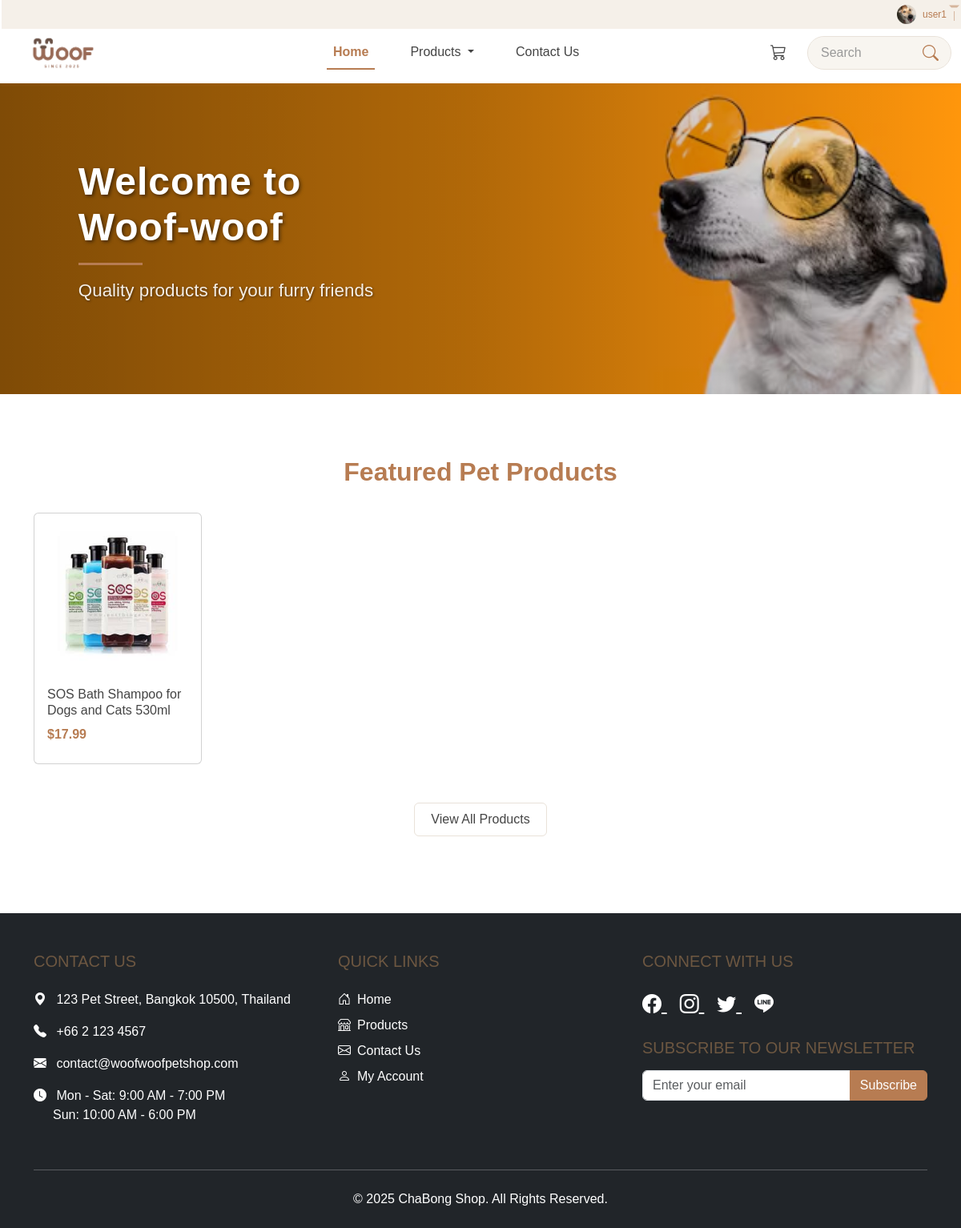
The page / (signed in) on the database its author committed.
### tables this page shows
CREATE TABLE `users` (
  `id` int(11) NOT NULL,
  `username` varchar(50) NOT NULL,
  `email` varchar(100) NOT NULL,
  `password` varchar(255) NOT NULL,
  `created_at` timestamp NOT NULL DEFAULT current_timestamp(),
  `full_name` varchar(100) DEFAULT NULL,
  `phone` varchar(20) DEFAULT NULL,
  `address` varchar(255) DEFAULT NULL,
  `city` varchar(100) DEFAULT NULL,
  `postal_code` varchar(20) DEFAULT NULL,
  `updated_at` timestamp NOT NULL DEFAULT current_timestamp() ON UPDATE current_timestamp(),
  `state` varchar(50) DEFAULT NULL,
  `last_activity` timestamp NULL DEFAULT NULL,
  `last_login` timestamp NULL DEFAULT NULL,
  `avatar` varchar(255) DEFAULT NULL,
  `google_id` varchar(255) DEFAULT NULL,
  `remember_token` varchar(255) DEFAULT NULL,
  `token_expires` datetime DEFAULT NULL
);

CREATE TABLE `products` (
  `id` int(11) UNSIGNED NOT NULL,
  `name` varchar(100) NOT NULL,
  `description` text DEFAULT NULL,
  `price` decimal(10,2) NOT NULL,
  `category` varchar(30) NOT NULL,
  `image_url` varchar(255) DEFAULT NULL,
  `stock` int(11) NOT NULL DEFAULT 0,
  `featured` tinyint(1) NOT NULL DEFAULT 0,
  `category_id` int(30) UNSIGNED NOT NULL
);

### controllers/HomeController.php (called while the page is built, shortened)
<?php
require_once 'models/Product.php';
class HomeController {
    private $productModel;
    public function __construct() {
        $this->productModel = new Product();
    }
    public function index() {
        $featuredProducts = $this->productModel->getFeaturedProducts(10);
        $controller = 'home';
        $pageTitle = 'Home';
        include VIEWS_PATH . 'layouts/header.php';
        include VIEWS_PATH . 'home/index.php';
        include VIEWS_PATH . 'layouts/footer.php';
    }
}

### includes/SessionManager.php (called while the page is built, shortened)
<?php
class SessionManager {
    public static function isUserLoggedIn() {
        return isset($_SESSION['user_id']) &&
               (!isset($_SESSION['user_type']) || $_SESSION['user_type'] === 'user');
    }
}

### config/database.php (called while the page is built, shortened)
<?php
class Database {
    private $host = 'localhost';
    private $username = 'root';
    private $password = '';
    private $dbname = 'chabong_shop';
    private $conn;
    public function __construct() {
        try {
            $this->conn = new mysqli($this->host, $this->username, $this->password, $this->dbname);
            $this->conn->set_charset("utf8mb4");
        } catch (Exception $e) {
            echo 'Database Connection Error: ' . $e->getMessage();
            exit;
        }
    }
    public function getConnection() {
        return $this->conn;
    }
}

### models/User.php (called while the page is built, shortened)
<?php
class User
{
    private $db;
    private $table = 'users';
    public function __construct()
    {
        $database = new Database();
        $this->db = $database->getConnection();
    }
    public function getUserAvatar($userId)
    {
        $userId = (int)$userId;
        $sql = "SELECT avatar FROM {$this->table} WHERE id = {$userId}";
        $result = $this->db->query($sql);
        if ($result && $result->num_rows > 0) {
            $user = $result->fetch_assoc();
            if (!empty($user['avatar'])) {
                return $user['avatar'];
            }
        }
        return 'public/images/avatars/default.png';
    }
}

### models/Product.php (called while the page is built, shortened)
<?php
class Product {
    private $db;
    private $table = 'products';
    public function __construct() {
        $database = new Database();
        $this->db = $database->getConnection();
    }
    public function getFeaturedProducts($limit = 10) {
        $sql = "SELECT * FROM {$this->table} WHERE featured = 1 ORDER BY id DESC";
        if ($limit !== null) {
            $sql .= " LIMIT {$limit}";
        }
        return $this->db->query($sql);
    }
}

### views/home/index.php (the view, shortened to what this page needs)
<div class="banner-container">
    <img src="<?php echo SITE_URL; ?>public/images/front-view-beautiful-dog-with-copy-space_23-2148786562.avif"
         class="img-fluid w-100 banner-image"
         alt="Pet Shop Banner">
    <div class="banner-overlay">
        <div class="container">
            <div class="banner-content">
                <h1>Welcome to <br>Woof-woof</h1>
                <p>Quality products for your furry friends</p>
            </div>
        </div>
    </div>
</div>
<section class="py-5">
    <div class="container">
        <h2 class="text-center mb-4">Featured Pet Products</h2>
        <div class="product-container d-flex flex-wrap">
            <?php if ($featuredProducts && $featuredProducts->num_rows > 0): ?>
                <?php while($product = $featuredProducts->fetch_assoc()): ?>
                    <div class="product-col">
                        <a href="<?php echo SITE_URL; ?>products/detail/<?php echo $product['id']; ?>" class="text-decoration-none">
                            <div class="card product-card h-100 clickable-card">
                                <img src="<?php echo SITE_URL . htmlspecialchars($product['image_url']); ?>" class="card-img-top" alt="<?php echo htmlspecialchars($product['name']); ?>">
                                <div class="card-body">
                                    <h5 class="card-title"><?php echo htmlspecialchars($product['name']); ?></h5>
                                    <p class="card-text">$<?php echo number_format($product['price'], 2); ?></p>
                                </div>
                            </div>
                        </a>
                    </div>
                <?php endwhile; ?>
                <?php
                $count = $featuredProducts->num_rows % 5;
                if ($count > 0) {
                    $needed = 5 - $count;
                    for ($i = 0; $i < $needed; $i++) {
                        echo '<div class="product-col"></div>';
                    }
                }
                ?>
            <?php else: ?>
                <div class="col-12 text-center"><p>No products found</p></div>
            <?php endif; ?>
        </div>
        <div class="text-center mt-4 mb-5">
            <a href="<?php echo SITE_URL; ?>products" class="btn view-all-btn">View All Products</a>
        </div>
    </div>
</section>

### views/layouts/header.php (shortened to what this page needs)
<?php
require_once __DIR__ . '/../../includes/SessionManager.php';
?>
<!DOCTYPE html>
<html lang="en">
<head>
    <link href="https://cdn.jsdelivr.net/npm/bootstrap@5.3.3/dist/css/bootstrap.min.css" rel="stylesheet">
    <link rel="stylesheet" href="https://cdn.jsdelivr.net/npm/bootstrap-icons@1.11.3/font/bootstrap-icons.min.css">
    <link rel="stylesheet" href="<?php echo SITE_URL; ?>public/css/style.css">
</head>
<body>
    <header>
        <div class="utility-bar">
            <div class="container-fluid d-flex justify-content-end">
                <?php if(SessionManager::isUserLoggedIn()): ?>
                    <div class="dropdown">
                        <?php
                        require_once __DIR__ . '/../../models/User.php';
                        $db = new Database();
                        $userAvatarModel = new User($db->getConnection());
                        $avatarPath = $userAvatarModel->getUserAvatar($_SESSION['user_id']);
                        if (strpos($avatarPath, 'http') === 0) {
                            $avatarUrl = $avatarPath;
                        } else {
                            $avatarUrl = SITE_URL . str_replace('\\', '/', $avatarPath);
                        }
                        ?>
                        <button class="utility-btn dropdown-toggle d-flex align-items-center" type="button" id="userDropdown" data-bs-toggle="dropdown" aria-expanded="false">
                            <img src="<?php echo $avatarUrl; ?>" alt="Profile" class="rounded-circle me-2" style="width: 24px; height: 24px; object-fit: cover;">
                            <?php echo htmlspecialchars($_SESSION['username']); ?>
                        </button>
                    </div>
                <?php else: ?>
                    <a href="<?php echo SITE_URL; ?>user/login" class="utility-btn me-2">Sign In</a>
                    <a href="<?php echo SITE_URL; ?>user/signup" class="utility-btn">Sign Up</a>
                <?php endif; ?>
            </div>
        </div>
        <nav class="navbar navbar-expand-lg fixed-top">
            <div class="container-fluid">
                <a class="navbar-brand" href="<?php echo SITE_URL; ?>">
                    <img src="<?php echo SITE_URL; ?>public/images/logo.png" alt="<?php echo SITE_NAME; ?> Logo">
                </a>
                <div class="offcanvas offcanvas-end" tabindex="-1" id="offcanvasNavbar" aria-labelledby="offcanvasNavbarLabel">
                    <div class="offcanvas-body">
                        <ul class="navbar-nav justify-content-center flex-grow-1 align-items-center nav-underline">
                            <li class="nav-item">
                                <a class="nav-link <?php echo $controller === 'home' ? 'active' : ''; ?>" href="<?php echo SITE_URL; ?>">Home</a>
                            </li>
                            <li class="nav-item dropdown">
                                <a class="nav-link dropdown-toggle <?php echo $controller === 'products' ? 'active' : ''; ?>" href="#" role="button" data-bs-toggle="dropdown" aria-expanded="false">
                                Products
                                </a>
                            </li>
                            <li class="nav-item">
                                <a class="nav-link <?php echo ($pageTitle == 'Contact Us') ? 'active' : ''; ?>" href="<?php echo SITE_URL; ?>contact">
                                    Contact Us
                                </a>
                            </li>
                        </ul>
                    </div>
                </div>
                <?php if(SessionManager::isUserLoggedIn()): ?>
                <div class="nav-item d-none d-lg-block">
                    <a class="nav-link position-relative" href="<?php echo SITE_URL; ?>cart">
                        <i class="bi bi-cart3 fs-5"></i>
                    </a>
                </div>
                <?php endif; ?>
                <form id="live-search" class="d-none d-lg-flex position-relative" role="search" action="<?php echo SITE_URL; ?>products/search" method="get">
                    <input id="search-input" class="form-control search-input" type="search" name="search" placeholder="Search" aria-label="Search" value="<?php echo isset($search) ? htmlspecialchars($search) : ''; ?>">
                    <button type="submit" class="btn" style="position: absolute; right: 0; border: none; top: 0; height: 100%; background: none;">
                        <i class="bi bi-search search-icon"></i>
                    </button>
                </form>
            </div>
        </nav>
    </header>
    <main>

### public/css/style.css (style rules this page uses)
* { box-sizing: border-box; margin: 0; padding: 0; font-family: Arial, sans-serif; }
body { display: flex; flex-direction: column; min-height: 100vh; color: #333333; }
img { max-width: 100%; height: auto; }
header { background-color: #FFFFFF; color: #6d5741; padding: 2px; text-align: center; }
main { flex: 1; background-color: #FFFFFF; padding-top: 88px; margin-top: 0; }
.utility-bar { background-color: #f5f0e9; padding: 4px 0; font-size: 12px; position: fixed; top: 0; width: 100%; z-index: 1035 !important; }
.utility-btn { background: transparent; border: none; color: #b77c52; font-size: 12px; padding: 2px 8px; transition: color 0.2s ease; position: relative; text-decoration: none; }
.utility-btn:first-child::after { content: '|'; position: absolute; right: -8px; top: 50%; transform: translateY(-50%); color: #b77c52; font-size: 12px; opacity: 0.5; pointer-events: none; padding: 0 2px; padding-bottom: 2px; }
.navbar.fixed-top { position: fixed; top: 0; right: 0; left: 0; z-index: 1030 !important; background-color: #FFFFFF; box-shadow: 0 2px 4px rgba(183, 124, 82, 0.15); transition: all 0.3s ease; margin-top: 28px; }
.navbar-nav { margin-left: 50px; display: flex; align-items: center; }
.nav-item { padding: 0 10px; }
.nav-link { color: #444444 !important; font-weight: 500; transition: color 0.2s ease; }
.nav-link.active { color: #b77c52 !important; font-weight: 600; }
.navbar-brand { padding: 0; padding-left: 15px; margin-left: 15px; display: flex; align-items: center; height: 60px; overflow: hidden; }
.navbar-brand img { max-height: 50px; width: auto; object-fit: contain; transition: transform 0.2s ease; }
.navbar .container-fluid { padding-left: 5px; }
@media (min-width: 992px) { .navbar-nav { height: 60px; } }
@media (min-width: 992px) { .navbar .nav-item.dropdown { position: relative !important; } }
.search-input { padding: 8px 48px 8px 16px; border-radius: 25px; width: 180px; border: 1px solid #e9e2d9; background-color: #f8f5f0; transition: all 0.2s ease; }
.search-input::placeholder { color: #999999; font-size: 16px; }
.search-icon { position: absolute; right: 16px; top: 50%; transform: translateY(-50%); font-size: 20px; color: #b77c52; transition: opacity 0.2s ease; }
.nav-item .nav-link.position-relative { padding-right: 16px; }
.nav-item .nav-link .bi-cart3 { font-size: 20px; position: relative; top: -1px; }
h1, h2, h3, h4, h5 { color: #6d5741; }
.card-title { color: #444444; font-weight: 500; }
.card-text { color: #b77c52; font-weight: 600; }
section h2, section .h2 { color: #b77c52; font-weight: 600; }
.product-container { margin-left: -0.5rem; margin-right: -0.5rem; }
.product-card { width: 100%; height: 100%; display: flex; flex-direction: column; }
.product-card .card-img-top { height: 200px; object-fit: contain; padding: 1rem; }
.product-card .card-body { flex-grow: 1; display: flex; flex-direction: column; }
.product-card .card-title { font-size: 1rem; height: 2.5rem; overflow: hidden; margin-bottom: 0.5rem; }
.product-card .card-text { margin-bottom: 0.5rem; }
.product-col { width: 20%; padding: 0.5rem; margin-bottom: 1rem; }
.clickable-card { transition: transform 0.2s ease, box-shadow 0.2s ease; }
.view-all-btn { background-color: white; color: #444444; border: 1px solid #e9e2d9; padding: 8px 20px; transition: all 0.3s ease; }
.view-all-btn.btn { border: 1px solid #e9e2d9 !important; font-weight: 400; }
.banner-container { position: relative; margin-bottom: 30px; overflow: hidden; }
.banner-image { height: 400px; object-fit: cover; object-position: center; }
.banner-overlay { position: absolute; top: 0; left: 0; width: 100%; height: 100%; display: flex; align-items: center; background: linear-gradient(to right, rgba(0, 0, 0, 0.5) 0%, rgba(0, 0, 0, 0.3) 50%, rgba(0, 0, 0, 0) 100%); }
.banner-overlay .container { color: white; text-align: left; }
.banner-content { max-width: 500px; padding-left: 5%; }
.banner-overlay h1 { color: white; font-size: 3rem; font-weight: 700; margin-bottom: 1rem; text-shadow: 2px 2px 4px rgba(0, 0, 0, 0.5); letter-spacing: 1px; line-height: 1.2; position: relative; }
.banner-overlay h1:after { content: ''; display: block; width: 80px; height: 3px; background: #b77c52; margin-top: 15px; margin-bottom: 15px; }
.banner-overlay p { font-size: 1.4rem; margin-bottom: 0.5rem; text-shadow: 1px 1px 3px rgba(0, 0, 0, 0.5); font-weight: 300; line-height: 1.4; opacity: 0.9; }

### rows shown on the page
users: avatar (picture)
products: name "SOS Bath Shampoo for Dogs and Cats 530ml…", price "17.99"

### other values the page prints
$_SESSION['username'] "user1"
SITE_NAME "ChaBong Shop"
